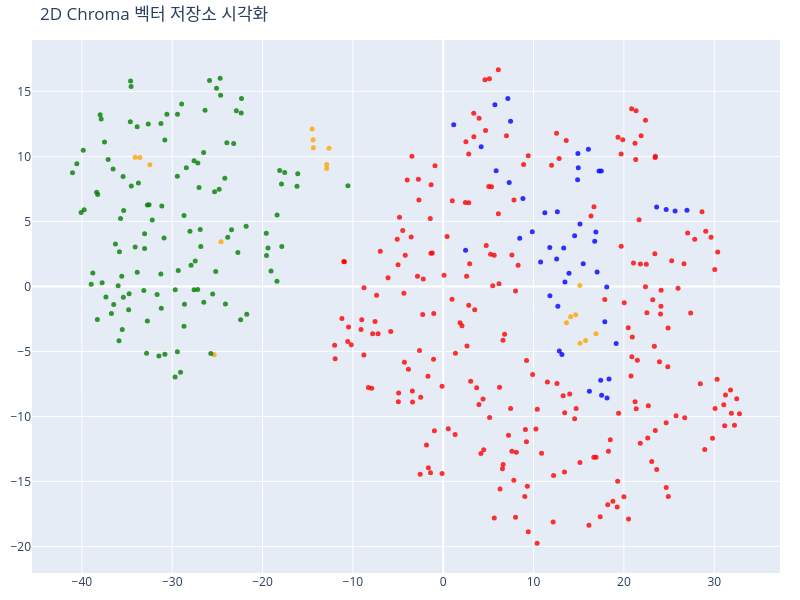

Notebook code cell kept with this figure:
### Code cell
# 사람은 2D를 더 쉽게 이해합니다!
# t-SNE(t-분포 확률적 이웃 임베딩)로 고차원 벡터를 2D로 차원 축소합니다
# 💡 t-SNE는 가까운 점들의 관계를 보존하여 클러스터 구조를 잘 드러냅니다
# random_state=42: 재현 가능한 결과를 위한 고정 시드값

tsne = TSNE(n_components=2, random_state=42)
reduced_vectors = tsne.fit_transform(vectors)

# 2D 산점도 생성: 마우스 오버 시 문서 유형과 텍스트 미리보기 표시
fig = go.Figure(data=[go.Scatter(
    x=reduced_vectors[:, 0],
    y=reduced_vectors[:, 1],
    mode='markers',
    marker=dict(size=5, color=colors, opacity=0.8),
    text=[f"Type: {t}<br>Text: {d[:100]}..." for t, d in zip(doc_types, documents)],
    hoverinfo='text'
)])

fig.update_layout(title='2D Chroma 벡터 저장소 시각화',
    scene=dict(xaxis_title='x',yaxis_title='y'),
    width=800,
    height=600,
    margin=dict(r=20, b=10, l=10, t=40)
)

fig.show()

### Figure 1 — Plotly figure (JSON) as saved in the notebook; plotly's stock layout.template omitted (floating-point values rounded to 4 significant figures; data arrays with more than 128 entries replaced by an {"elided": "..."} marker saying what was removed)
{"data": [{"hoverinfo": "text", "marker": {"color": {"elided": "413 str values"}, "opacity": 0.8, "size": 5}, "mode": "markers", "text": {"elided": "413 str values"}, "type": "scatter", "x": {"elided": "413 float values"}, "y": {"elided": "413 float values"}}], "layout": {"height": 600, "margin": {"b": 10, "l": 10, "r": 20, "t": 40}, "scene": {"xaxis": {"title": {"text": "x"}}, "yaxis": {"title": {"text": "y"}}}, "title": {"text": "2D Chroma 벡터 저장소 시각화"}, "width": 800}}
